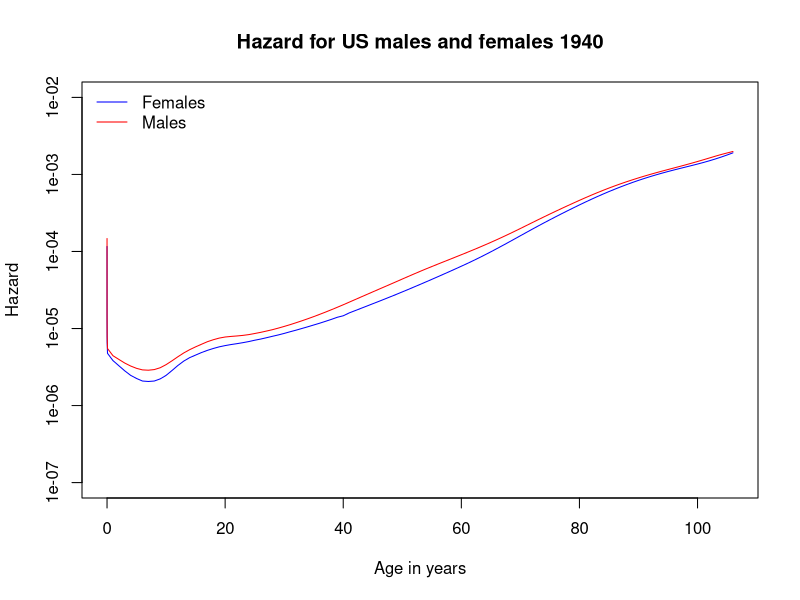
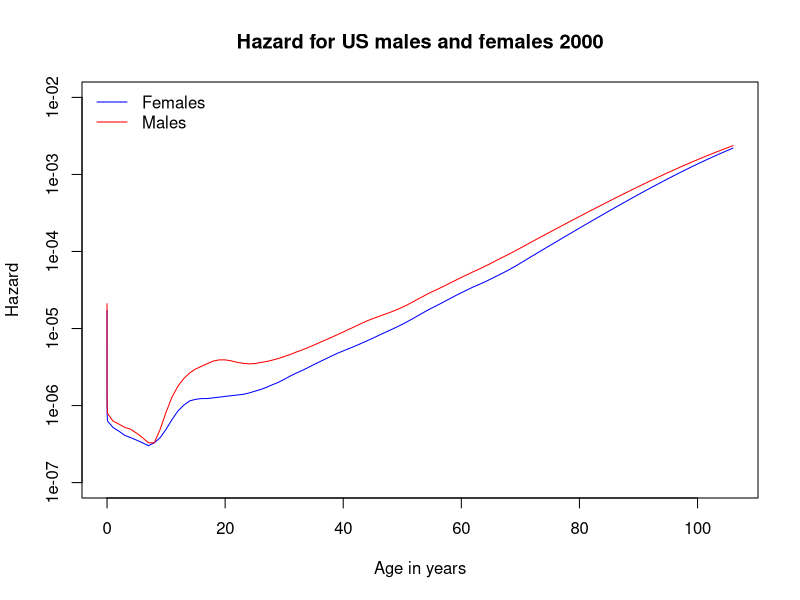
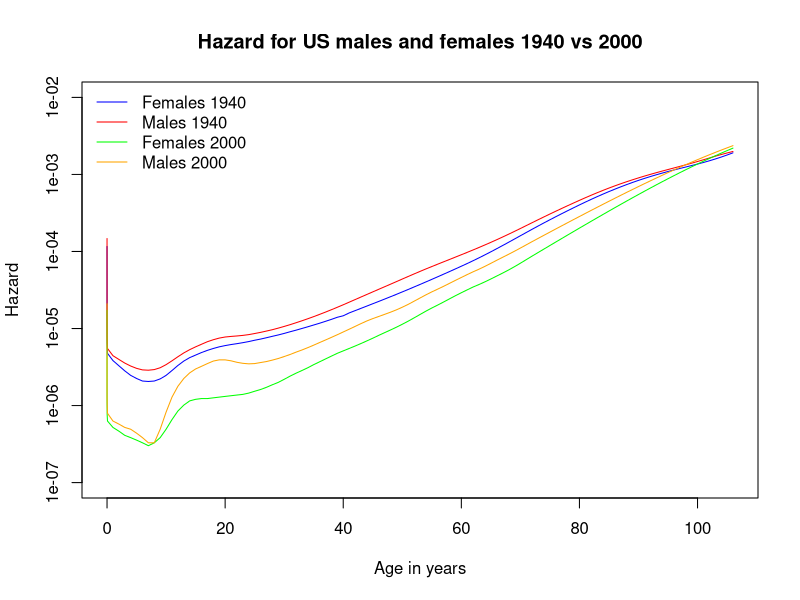
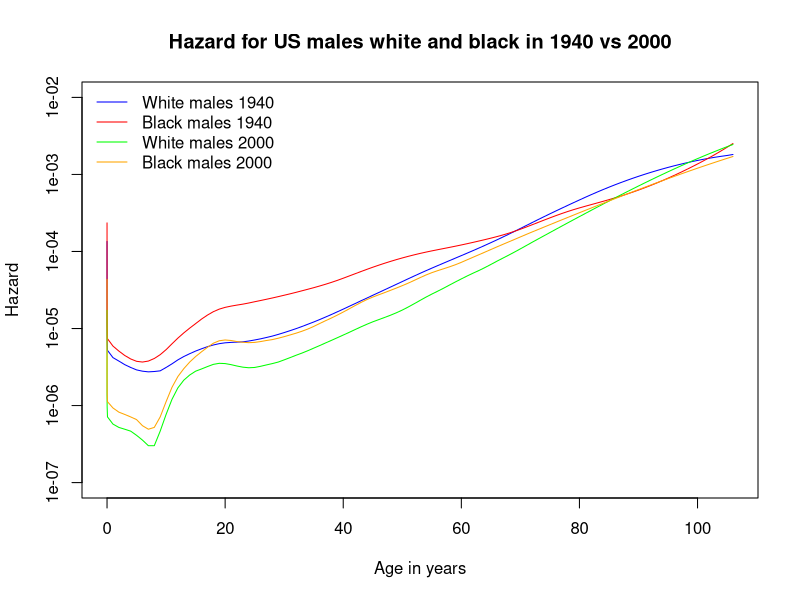
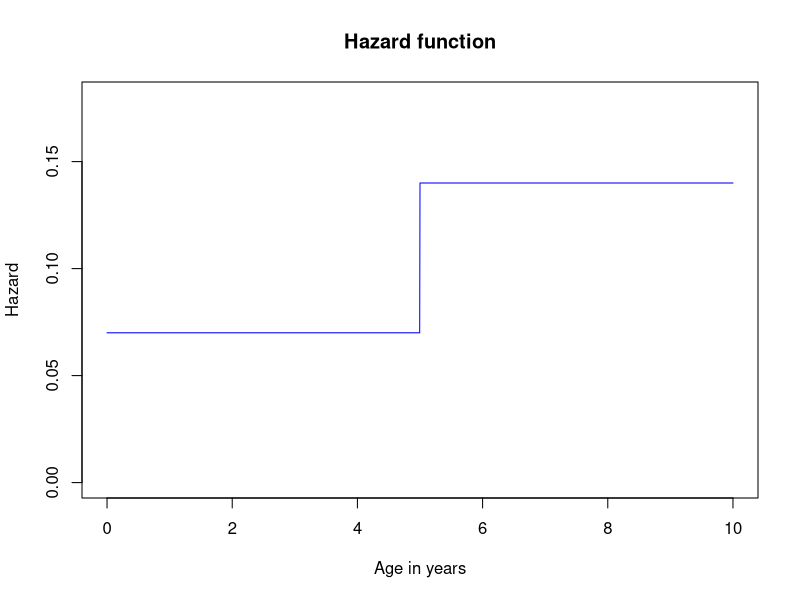

Generate these figures, in order, with R:
## ---- chunk 1
knitr::opts_chunk$set(echo = TRUE)
## ---- chunk 2
library(survival)
head(survexp.us)
str(survexp.us)
## ---- chunk 3
DAYS_BY_YEAR <- 365.25 # se define la cantidad de dias por año , ver libreria survival
                       # https://cran.r-project.org/web/packages/survival/survival.pdf página 69

hazMale <- survexp.us[,"male","2004"]
hazFemale <- survexp.us[,"female","2004"]
tm <- c(0,
        1/DAYS_BY_YEAR,
        7/DAYS_BY_YEAR,
        28/DAYS_BY_YEAR,
        1:(dim(hazMale)-4)) # se realizá este cambio porque el tamaño de vector tm 
		                    # debe ser igual al de hazMale y hazFemale

# Se comprueba que los 3 vectores tienen el mismo tamaño							
length(tm)
dim(hazMale)
dim(hazFemale)
## ---- chunk 4
hazMale_1940 <- survexp.us[,"male","1940"]
hazFemale_1940 <- survexp.us[,"female","1940"]
tm_1940 <- c(0,
             1/DAYS_BY_YEAR,
             7/DAYS_BY_YEAR,
             28/DAYS_BY_YEAR,
             1:(dim(hazMale_1940)-4))

plot(x = tm, log = "y", y = hazFemale_1940, type = "l", col="blue", lwd=1, 
     ylab ="Hazard", xlab = "Age in years", 
     main ="Hazard for US males and females 1940", ylim=c(1e-07,1e-02))
lines(x = tm, y = hazMale_1940, type = "l", col="red",lwd=1)
legend("topleft",col=c("blue","red"),legend =c("Females","Males"), lwd=1, bty = "n")
## ---- chunk 5
hazMale_2000 <- survexp.us[,"male","2000"]
hazFemale_2000 <- survexp.us[,"female","2000"]
tm_2000 <- c(0,
             1/DAYS_BY_YEAR,
             7/DAYS_BY_YEAR,
             28/DAYS_BY_YEAR,
             1:(dim(hazMale_2000)-4))

plot(x = tm, log = "y", y = hazFemale_2000, type = "l", col="blue", lwd=1, 
     ylab ="Hazard", xlab = "Age in years", 
     main ="Hazard for US males and females 2000", ylim=c(1e-07,1e-02))
lines(x = tm,  y = hazMale_2000, type = "l", col="red",lwd=1)
legend("topleft",col=c("blue","red"),legend =c("Females","Males"), lwd=1, bty = "n")
## ---- chunk 6
plot(x = tm, log = "y", y = hazFemale_1940, type = "l", col="blue", lwd=1, 
     ylab ="Hazard", xlab = "Age in years", 
     main ="Hazard for US males and females 1940 vs 2000", ylim=c(1e-07,1e-02))
lines(x = tm,  y = hazMale_1940, type = "l", col="red",lwd=1)
lines(x = tm,  y = hazFemale_2000, type = "l", col="green",lwd=1)
lines(x = tm,  y = hazMale_2000, type = "l", col="orange",lwd=1)
legend("topleft",col=c("blue","red","green","orange"),
       legend =c("Females 1940","Males 1940","Females 2000","Males 2000"), lwd=1, bty = "n")
## ---- chunk 7
tm_1940.diff <- diff(tm_1940)
LEN <- length(tm_1940.diff)
survMale_1940 <- exp(-cumsum(hazMale_1940[1:LEN]*tm_1940.diff)*DAYS_BY_YEAR)
survFemale_1940 <- exp(-cumsum(hazFemale_1940[1:LEN]*tm_1940.diff)*DAYS_BY_YEAR)
sum(survMale_1940*tm_1940.diff)
sum(survFemale_1940*tm_1940.diff)

tm_2000.diff <- diff(tm_2000)
LEN <- length(tm_2000.diff)
survMale_2000 <- exp(-cumsum(hazMale_2000[1:LEN]*tm_2000.diff)*DAYS_BY_YEAR)
survFemale_2000 <- exp(-cumsum(hazFemale_2000[1:LEN]*tm_2000.diff)*DAYS_BY_YEAR)
sum(survMale_2000*tm_2000.diff)
sum(survFemale_2000*tm_2000.diff)


report <- data.frame(
  year = c("1940"," 2000"),
  male = c(sum(survMale_1940*tm_1940.diff),
           sum(survMale_2000*tm_2000.diff)),
  female = c(sum(survFemale_1940*tm_1940.diff),
             sum(survFemale_2000*tm_2000.diff))
)

report
## ---- chunk 8
head(survexp.usr)
str(survexp.usr)
hazMaleWhite_1940 <- survexp.usr[,"male","white","1940"]
hazMaleWBlack_1940 <- survexp.usr[,"male","black","1940"]
hazMaleWhite_2000 <- survexp.usr[,"male","white","2000"]
hazMaleWBlack_2000 <- survexp.usr[,"male","black","2000"]

tm <- c(0,
        1/DAYS_BY_YEAR,
        7/DAYS_BY_YEAR,
        28/DAYS_BY_YEAR,
        1:(dim(hazMaleWBlack_2000)-4))  # Cualquier registro de los 4 se utiliza


plot(x = tm, log = "y", y = hazMaleWhite_1940, type = "l", col="blue", lwd=1, 
     ylab ="Hazard", xlab = "Age in years", 
     main ="Hazard for US males white and black in 1940 vs 2000", ylim=c(1e-07,1e-02))
lines(x = tm,  y = hazMaleWBlack_1940, type = "l", col="red",lwd=1)
lines(x = tm,  y = hazMaleWhite_2000, type = "l", col="green",lwd=1)
lines(x = tm,  y = hazMaleWBlack_2000, type = "l", col="orange",lwd=1)
legend("topleft",col=c("blue","red","green","orange"),
       legend =c("White males 1940","Black males 1940","White males 2000","Black males 2000"), lwd=1, bty = "n")
## ---- chunk 9
survival.data <- data.frame(patient = c(1,2,3,4,5),
                            survtime = c(5,5,4,3,1),
                            status = c(0,0,1,1,1))

d <- sum(survival.data$status)
V <- sum(survival.data$survtime)

lambda_estimado <- d/V
lambda_estimado

var_lambda_estimado <- d/V^2
var_lambda_estimado
## ---- chunk 10
ALPHA_EXP <- 1 # Función exponencial
LAMBDA_1 <- 0.07 
LAMBDA_2 <- 0.14

# Usamos la función 
weibHaz <- function(x, shape, scale) dweibull(x, shape = shape, scale = scale) / pweibull(x, shape = shape, scale = scale, lower.tail = F)

weibHazCompuesta <- function(x) {
  if( (x >= 0) && (x < 5)  )
    weibHaz(x,shape=ALPHA_EXP, scale = 1/LAMBDA_1)
  else if ((x >= 5) && (x <= 10) )
    weibHaz(x,shape=ALPHA_EXP, scale = 1/LAMBDA_2)
}

x1 <- seq(0, 10, by = 0.005)
y1 <- numeric(length = length(x1))

index <- 1
for(item in x1){
  y1[index] <- weibHazCompuesta(item)
  index <- index  + 1
}


plot(x1, y1, type = "l", col="blue",lwd=1, ylim=c(0,0.18), ylab ="Hazard", xlab = "Age in years", main ="Hazard function")

#plot(x1,y1, type = "l", col="blue",lwd=1, ylim=c(0,0.18), main ="Distribución de Supervivencia")
## ---- chunk 11
t_mediana <-  (0.6931472-0.35)/0.14 + 5 
t_mediana
